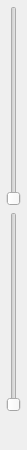
<?xml version="1.0" encoding="UTF-8"?>
<ui version="4.0">
 <class>MccSlider</class>
 <widget class="QWidget" name="MccSlider">
  <property name="geometry">
   <rect>
    <x>0</x>
    <y>0</y>
    <width>27</width>
    <height>450</height>
   </rect>
  </property>
  <property name="sizePolicy">
   <sizepolicy hsizetype="Fixed" vsizetype="Fixed">
    <horstretch>0</horstretch>
    <verstretch>0</verstretch>
   </sizepolicy>
  </property>
  <property name="minimumSize">
   <size>
    <width>27</width>
    <height>450</height>
   </size>
  </property>
  <property name="windowTitle">
   <string>Form</string>
  </property>
  <layout class="QVBoxLayout" name="verticalLayout">
   <property name="spacing">
    <number>0</number>
   </property>
   <property name="sizeConstraint">
    <enum>QLayout::SetDefaultConstraint</enum>
   </property>
   <property name="leftMargin">
    <number>0</number>
   </property>
   <property name="topMargin">
    <number>0</number>
   </property>
   <property name="rightMargin">
    <number>0</number>
   </property>
   <property name="bottomMargin">
    <number>0</number>
   </property>
   <item>
    <layout class="QHBoxLayout" name="horizontalLayout_2">
     <property name="spacing">
      <number>0</number>
     </property>
     <item>
      <widget class="QSlider" name="hueSlider">
       <property name="sizePolicy">
        <sizepolicy hsizetype="Fixed" vsizetype="Fixed">
         <horstretch>0</horstretch>
         <verstretch>0</verstretch>
        </sizepolicy>
       </property>
       <property name="minimumSize">
        <size>
         <width>0</width>
         <height>200</height>
        </size>
       </property>
       <property name="focusPolicy">
        <enum>Qt::NoFocus</enum>
       </property>
       <property name="orientation">
        <enum>Qt::Vertical</enum>
       </property>
       <property name="tickPosition">
        <enum>QSlider::NoTicks</enum>
       </property>
      </widget>
     </item>
    </layout>
   </item>
   <item>
    <layout class="QHBoxLayout" name="horizontalLayout">
     <property name="spacing">
      <number>0</number>
     </property>
     <item>
      <widget class="QSlider" name="satSlider">
       <property name="sizePolicy">
        <sizepolicy hsizetype="Fixed" vsizetype="Fixed">
         <horstretch>0</horstretch>
         <verstretch>0</verstretch>
        </sizepolicy>
       </property>
       <property name="minimumSize">
        <size>
         <width>0</width>
         <height>200</height>
        </size>
       </property>
       <property name="focusPolicy">
        <enum>Qt::NoFocus</enum>
       </property>
       <property name="orientation">
        <enum>Qt::Vertical</enum>
       </property>
       <property name="tickPosition">
        <enum>QSlider::NoTicks</enum>
       </property>
      </widget>
     </item>
    </layout>
   </item>
   <item>
    <layout class="QHBoxLayout" name="horizontalLayout_3">
     <property name="spacing">
      <number>0</number>
     </property>
     <item>
      <widget class="QPushButton" name="blinkButton">
       <property name="sizePolicy">
        <sizepolicy hsizetype="Fixed" vsizetype="Fixed">
         <horstretch>0</horstretch>
         <verstretch>0</verstretch>
        </sizepolicy>
       </property>
       <property name="minimumSize">
        <size>
         <width>0</width>
         <height>0</height>
        </size>
       </property>
       <property name="maximumSize">
        <size>
         <width>25</width>
         <height>25</height>
        </size>
       </property>
       <property name="baseSize">
        <size>
         <width>0</width>
         <height>0</height>
        </size>
       </property>
       <property name="focusPolicy">
        <enum>Qt::NoFocus</enum>
       </property>
       <property name="autoFillBackground">
        <bool>false</bool>
       </property>
       <property name="text">
        <string/>
       </property>
       <property name="checkable">
        <bool>true</bool>
       </property>
       <property name="autoDefault">
        <bool>false</bool>
       </property>
       <property name="default">
        <bool>false</bool>
       </property>
       <property name="flat">
        <bool>true</bool>
       </property>
      </widget>
     </item>
    </layout>
   </item>
  </layout>
 </widget>
 <resources/>
 <connections/>
</ui>
